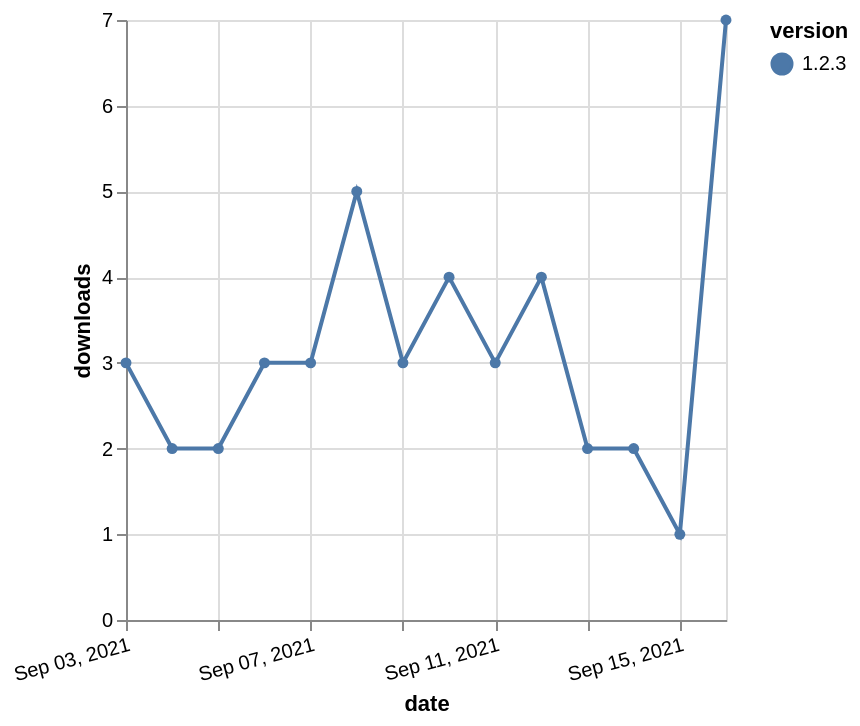

Vega-Lite specification stored for this chart:
### Vega-Lite specification from a JSON file in a GitHub repository (floating-point values rounded to 4 significant figures)
{"$schema": "https://vega.github.io/schema/vega-lite/v5.json", "description": "A simple bar chart with embedded data.", "data": {"values": [{"date": "2021-09-03", "total": 3866, "delta": 3, "version": "1.2.3"}, {"date": "2021-09-04", "total": 3868, "delta": 2, "version": "1.2.3"}, {"date": "2021-09-05", "total": 3870, "delta": 2, "version": "1.2.3"}, {"date": "2021-09-06", "total": 3873, "delta": 3, "version": "1.2.3"}, {"date": "2021-09-07", "total": 3876, "delta": 3, "version": "1.2.3"}, {"date": "2021-09-08", "total": 3881, "delta": 5, "version": "1.2.3"}, {"date": "2021-09-09", "total": 3884, "delta": 3, "version": "1.2.3"}, {"date": "2021-09-10", "total": 3888, "delta": 4, "version": "1.2.3"}, {"date": "2021-09-11", "total": 3891, "delta": 3, "version": "1.2.3"}, {"date": "2021-09-12", "total": 3895, "delta": 4, "version": "1.2.3"}, {"date": "2021-09-13", "total": 3897, "delta": 2, "version": "1.2.3"}, {"date": "2021-09-14", "total": 3899, "delta": 2, "version": "1.2.3"}, {"date": "2021-09-15", "total": 3900, "delta": 1, "version": "1.2.3"}, {"date": "2021-09-16", "total": 3907, "delta": 7, "version": "1.2.3"}]}, "width": "container", "mark": {"type": "line", "point": {"filled": true}}, "encoding": {"x": {"field": "date", "type": "temporal", "timeUnit": "yearmonthdate", "title": "date", "axis": {"labelAngle": -15}}, "y": {"field": "delta", "type": "quantitative", "title": "downloads"}, "color": {"field": "version", "type": "nominal"}, "tooltip": {"field": "delta"}}}
